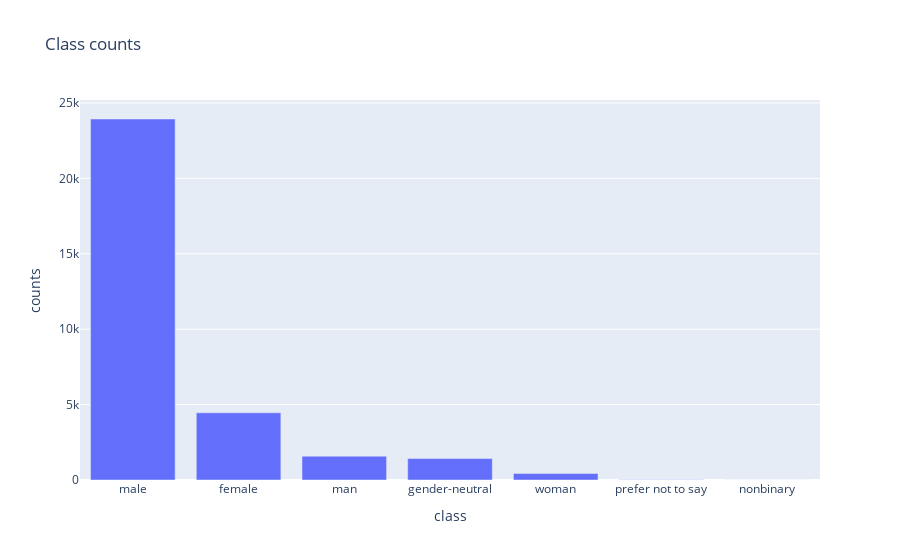

Notebook code cell kept with this figure:
### Code cell
class_counts_df = pd.DataFrame(unified_data['gender'].value_counts())
class_counts_df.reset_index(inplace = True)
class_counts_df.columns = ['class', 'counts']
print(class_counts_df.head())

fig = px.bar(class_counts_df, x = 'class', y = 'counts', title = 'Class counts')
fig.show()

### Figure 1 — Plotly figure (JSON) as saved in the notebook; plotly's stock layout.template omitted (floating-point values rounded to 4 significant figures)
{"data": [{"alignmentgroup": "True", "hovertemplate": "class=%{x}<br>counts=%{y}<extra></extra>", "legendgroup": "", "marker": {"color": "#636efa", "pattern": {"shape": ""}}, "name": "", "offsetgroup": "", "orientation": "v", "showlegend": false, "textposition": "auto", "type": "bar", "x": ["male", "female", "man", "gender-neutral", "woman", "prefer not to say", "nonbinary"], "xaxis": "x", "y": [23939, 4457, 1580, 1423, 430, 15, 5], "yaxis": "y"}], "layout": {"barmode": "relative", "legend": {"tracegroupgap": 0}, "title": {"text": "Class counts"}, "xaxis": {"anchor": "y", "domain": [0, 1], "title": {"text": "class"}}, "yaxis": {"anchor": "x", "domain": [0, 1], "title": {"text": "counts"}}}}
